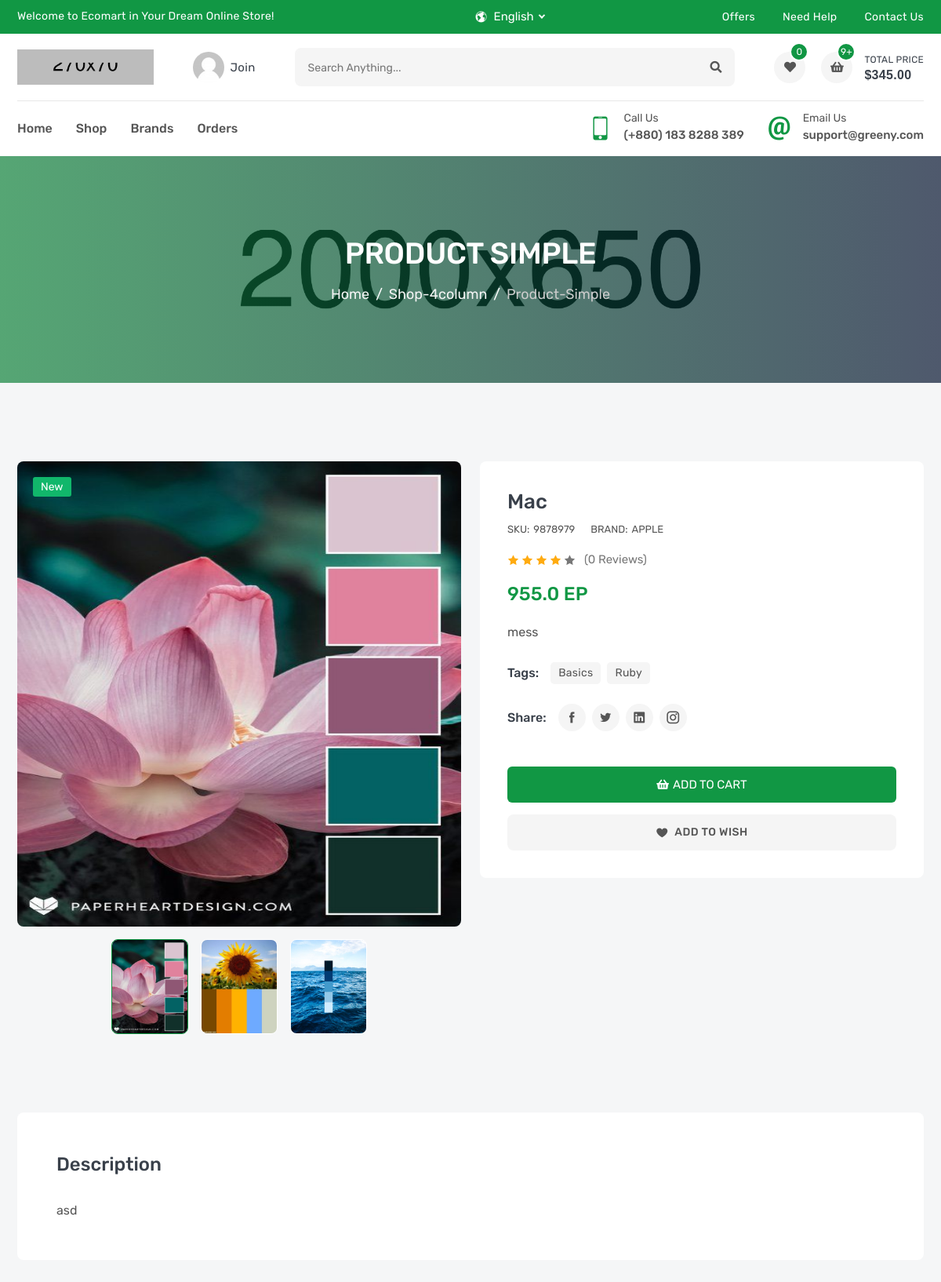
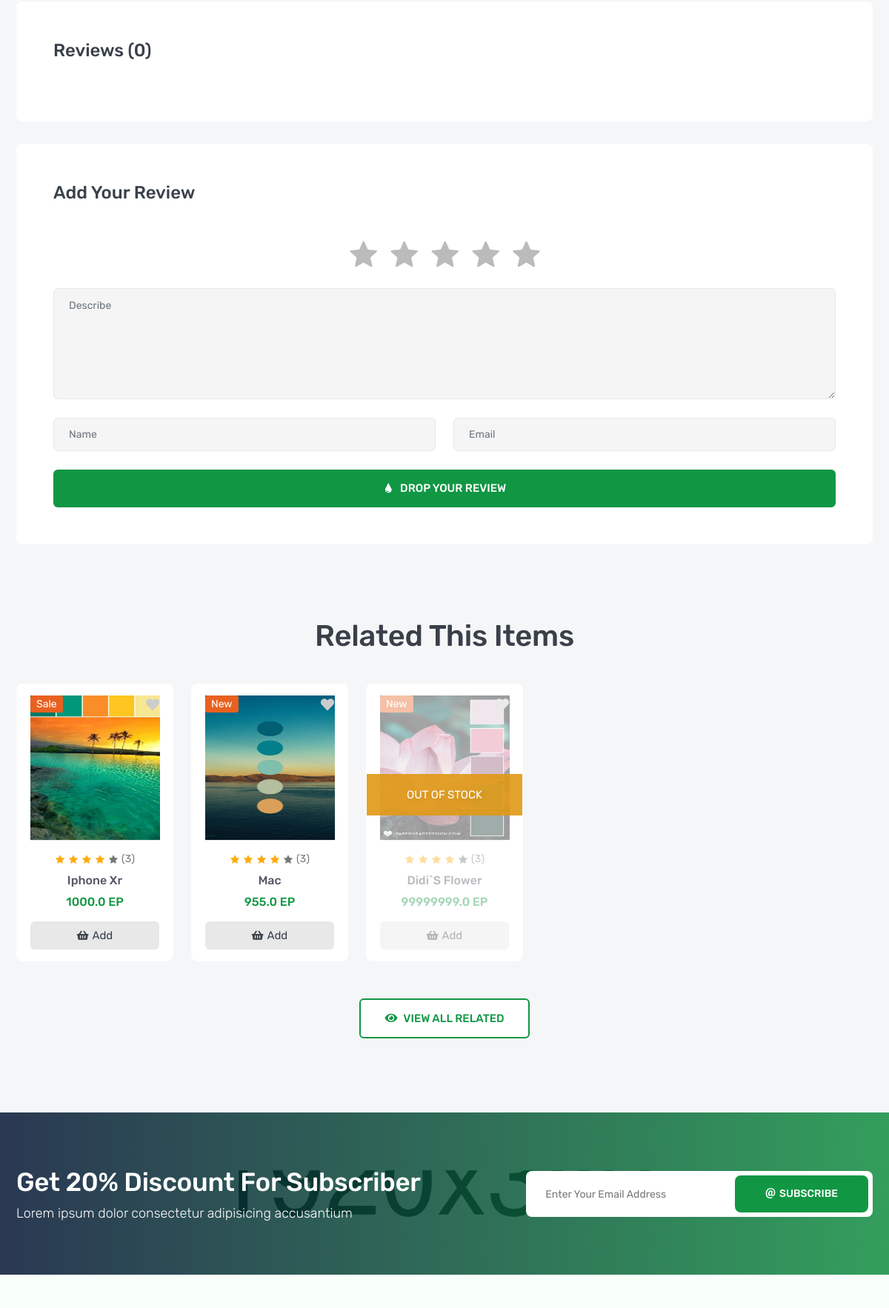
The app's page /products/mac (upper part) with its own data (2 pictures, top to bottom).
### product/models.py (models this page shows, shortened)
class Product(models.Model):
    name = models.CharField(_('Name'),max_length=120)
    flag = models.CharField(_('Flag'),max_length=10,choices=FLAG_TYPES)
    image = models.ImageField(_('Image'),upload_to='products')
    price = models.FloatField(_('Price'))
    sku = models.CharField(_('SKU'),max_length=12)
    subtitle = models.CharField(_('Subtitle'),max_length=300)
    description = models.TextField(_('Description'),max_length=40000)
    quantity = models.IntegerField(_('Quantity'))
    brand = models.ForeignKey('Brand',verbose_name=_('Brand'),related_name='product_brand',on_delete=models.SET_NULL,null=True)
    tags = TaggableManager()
    slug = models.SlugField(null=True,blank=True)

class ProductImages(models.Model):
    product = models.ForeignKey(Product,verbose_name=_('Brand'),related_name='product_image',on_delete=models.CASCADE)
    image = models.ImageField(_('Image'),upload_to='product_images')

class Brand(models.Model):
    name = models.CharField(_('Name'),max_length=100)
    image = models.ImageField(_('Image'),upload_to='brands')
    slug = models.SlugField(null=True,blank=True)
    def __str__(self):
        return self.name

### product/views.py (the view)
# urls.py: path('<slug:slug>',ProductDetail.as_view()),
class ProductDetail(DetailView):
    model = Product
    def get_context_data(self, **kwargs):
        context = super().get_context_data(**kwargs)
        context["reviews"] = Review.objects.filter(product=self.get_object())
        context["related_products"] = Product.objects.filter(brand=self.get_object().brand)
        return context

### product/templates/product/product_detail.html (shortened to what this page needs)
{% extends "base.html" %}
{% load static %}
{% block css %}
    <link rel="stylesheet" href="{% static 'en/css/product-details.css' %}">
{% endblock css %}
{% block body %}
        <section class="single-banner inner-section" style="background: url(images/single-banner.jpg) no-repeat center;">
            <div class="container">
                <h2>product simple</h2>
                <ol class="breadcrumb">
                    <li class="breadcrumb-item"><a href="index.html">Home</a></li>
                    <li class="breadcrumb-item"><a href="shop-4column.html">shop-4column</a></li>
                    <li class="breadcrumb-item active" aria-current="page">product-simple</li>
                </ol>
            </div>
        </section>
        <section class="inner-section">
            <div class="container">
                <div class="row">
                    <div class="col-lg-6">
                        <div class="details-gallery">
                            <div class="details-label-group">
                                <label class="details-label new">{{object.flag}}</label>
                            </div>
                            <ul class="details-preview">
                            {% for image in object.product_image.all %}
                                <li><img src="{{image.image.url}}" style="width:566px; height:593px" alt="product"></li>
                            {% endfor %}
                            </ul>
                            <ul class="details-thumb">
                            {% for image in object.product_image.all %}
                                <li><img src="{{image.image.url}}" style="width:98px; height:121px" alt="product"></li>
                            {% endfor %}
                            </ul>
                        </div>
                    </div>
                    <div class="col-lg-6">
                        <div class="details-content">
                            <h3 class="details-name"><a href="#">{{object.name}}</a></h3>
                            <div class="details-meta">
                                <p>SKU:<span>{{object.sku}}</span></p>
                                <p>BRAND:<a href="#">{{object.brand}}</a></p>
                            </div>
                            <div class="details-rating">
                                <i class="active icofont-star"></i>
                                <i class="active icofont-star"></i>
                                <i class="active icofont-star"></i>
                                <i class="active icofont-star"></i>
                                <i class="icofont-star"></i>
                                <a href="#">({{reviews|length}} reviews)</a>
                            </div>
                            <h3 class="details-price">
                                <span>{{object.price}} EP</span>
                            </h3>
                            <p class="details-desc">{{object.subtitle}}</p>
                            <div class="details-list-group">
                                <label class="details-list-title">tags:</label>
                                <ul class="details-tag-list">
                                {% for tag in object.tags.all %}
                                    <li><a href="#">{{tag}}</a></li>
                                {% endfor %}
                                </ul>
                            </div>
                            <div class="details-list-group">
                                <label class="details-list-title">Share:</label>
                                <ul class="details-share-list">
                                    <li><a href="#" class="icofont-facebook" title="Facebook"></a></li>
                                    <li><a href="#" class="icofont-twitter" title="Twitter"></a></li>
                                    <li><a href="#" class="icofont-linkedin" title="Linkedin"></a></li>
                                    <li><a href="#" class="icofont-instagram" title="Instagram"></a></li>
                                </ul>
                            </div>
                            <div class="details-add-group">
                                <button class="product-add" title="Add to Cart">
                                    <i class="fas fa-shopping-basket"></i>
                                    <span>add to cart</span>
                                </button>
                            </div>
                            <div class="details-action-group">
                                <a class="details-wish wish" href="#" title="Add Your Wishlist">
                                    <i class="icofont-heart"></i>
                                    <span>add to wish</span>
                                </a>
                            </div>
                        </div>
                    </div>
                </div>
            </div>
        </section>
        <section class="inner-section">
            <div class="container">
                <div class="row">
                    <div class="col-lg-12">
                        <div class="product-details-frame">
                            <h3 class="frame-title">Description</h3>
                            <div class="tab-descrip">
                                <p>{{object.description}}</p>
                            </div>
                        </div>
                        <div class="product-details-frame">
                            <h3 class="frame-title">Reviews ({{reviews|length}})</h3>
                        </div>
                        <div class="product-details-frame">
                            <h3 class="frame-title">add your review</h3>
                            <form class="review-form">
                                <div class="row">
                                    <div class="col-lg-12">
                                        <div class="star-rating">
                                            <input type="radio" name="rating" id="star-1"><label for="star-1"></label>
                                            <input type="radio" name="rating" id="star-2"><label for="star-2"></label>
                                            <input type="radio" name="rating" id="star-3"><label for="star-3"></label>
                                            <input type="radio" name="rating" id="star-4"><label for="star-4"></label>
                                            <input type="radio" name="rating" id="star-5"><label for="star-5"></label>
                                        </div>
                                    </div>
                                    <div class="col-lg-12">
                                        <div class="form-group">
                                            <textarea class="form-control" placeholder="Describe"></textarea>
                                        </div>
                                    </div>
                                    <div class="col-lg-6">
                                        <div class="form-group">
                                            <input type="text" class="form-control" placeholder="Name">
                                        </div>
                                    </div>
                                    <div class="col-lg-6">
                                        <div class="form-group">
                                            <input type="email" class="form-control" placeholder="Email">
                                        </div>
                                    </div>
                                    <div class="col-lg-12">
                                        <button class="btn btn-inline">
                                            <i class="icofont-water-drop"></i>
                                            <span>drop your review</span>
                                        </button>
                                    </div>
                                </div>
                            </form>
                        </div>
                    </div>
                </div>
            </div>
        </section>
        <section class="inner-section">
            <div class="container">
                <div class="row">
                    <div class="col">
                        <div class="section-heading">
                            <h2>related this items</h2>
                        </div>
                    </div>
                </div>
                <div class="row row-cols-2 row-cols-md-3 row-cols-lg-4 row-cols-xl-5">
                {% for item in related_products %}
                    <div class="col">
                        <div class="product-card {% if item.quantity == 0 %}product-disable{% else %}product{% endif %}">
                            <div class="product-media">
                                <div class="product-label">
                                    <label class="label-text sale">{{item.flag}}</label>
                                </div>
                                <button class="product-wish wish">
                                    <i class="fas fa-heart"></i>
                                </button>
                                <a class="product-image" href="product-video.html">
                                    <img src="{{item.image.url}}" style="width:175px; height:195px" alt="product">
                                </a>
                            </div>
                            <div class="product-content">
                                <div class="product-rating">
                                    <i class="active icofont-star"></i>
                                    <i class="active icofont-star"></i>
                                    <i class="active icofont-star"></i>
                                    <i class="active icofont-star"></i>
                                    <i class="icofont-star"></i>
                                    <a href="product-video.html">(3)</a>
                                </div>
                                <h6 class="product-name">
                                    <a href="product-video.html">{{item.name}}</a>
                                </h6>
                                <h6 class="product-price">
                                    <span>{{item.price}} EP</span>
                                </h6>
                                <button class="product-add" title="Add to Cart">
                                    <i class="fas fa-shopping-basket"></i>
                                    <span>add</span>
                                </button>
                            </div>
                        </div>
                    </div>
                {% endfor %}
                </div>
                <div class="row">
                    <div class="col-lg-12">
                        <div class="section-btn-25">
                            <a href="shop-4column.html" class="btn btn-outline">
                                <i class="fas fa-eye"></i>
                                <span>view all related</span>
                            </a>
                        </div>
                    </div>
                </div>
            </div>
        </section>
        <section class="news-part" style="background: url(images/newsletter.jpg) no-repeat center;">
            <div class="container">
                <div class="row align-items-center">
                    <div class="col-md-5 col-lg-6 col-xl-7">
                        <div class="news-text">
                            <h2>Get 20% Discount for Subscriber</h2>
                            <p>Lorem ipsum dolor consectetur adipisicing accusantium</p>
                        </div>
                    </div>
                    <div class="col-md-7 col-lg-6 col-xl-5">
                        <form class="news-form">
                            <input type="text" placeholder="Enter Your Email Address">
                            <button><span><i class="icofont-ui-email"></i>Subscribe</span></button>
                        </form>
                    </div>
                </div>
            </div>
        </section>
{% endblock body %}

### records on screen
Product: flag "New", name "Mac", sku "9878979", brand "APPLE", price "955.0", subtitle "mess", description "asd", image (picture)
ProductImages: image (picture)
ProductImages: image (picture)
ProductImages: image (picture)
Tag: name "Basics"
Tag: name "Ruby"
Product: flag "Sale", image (picture), name "Iphone Xr", price "1000.0"
Product: flag "New", image (picture), name "Didi`s Flower", price "99999999.0"

### other values on screen
{{ reviews|length }} "0"
